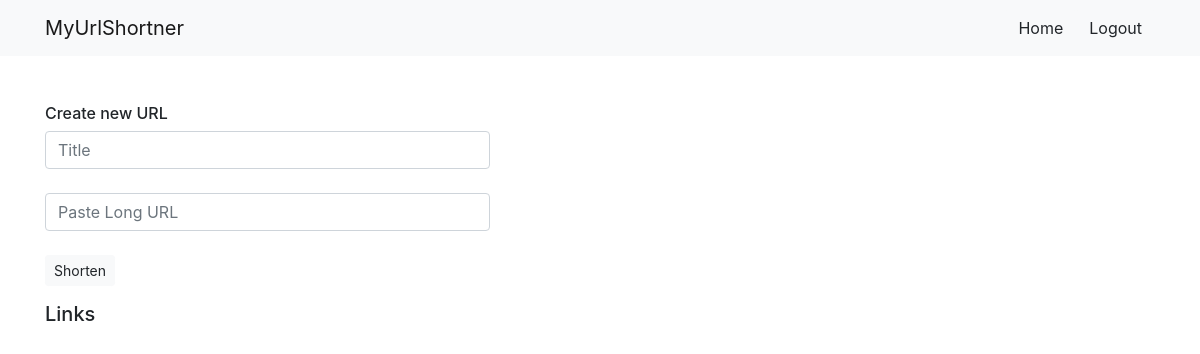
The app's page /dashboard/ (signed in), older data.
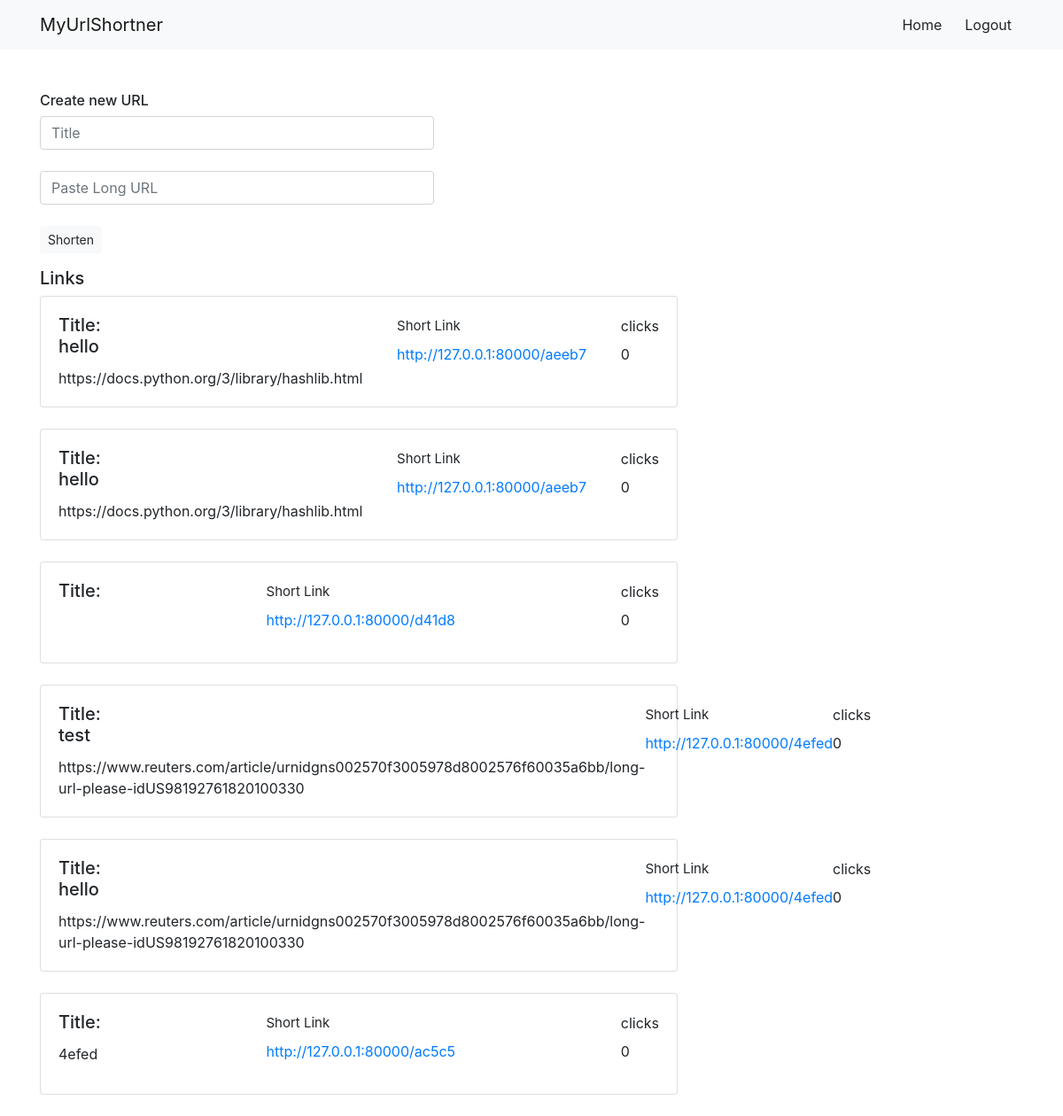
The same page, newer data.
### shorturl/models.py (models this page shows, shortened)
class UrlTable(models.Model):
    title = models.CharField(max_length = 100, null = True, blank = True)
    long_url = models.CharField(max_length=100, null = True, blank=True)
    short_hash = models.CharField(max_length=10, null=True, blank=True)
    user = models.ForeignKey(User, on_delete=models.CASCADE, null=True, blank=True)
    no_clicks = models.IntegerField(default=0, null=True, blank=True)

### shorturl/views.py (the view)
# urls.py: path('dashboard/',dashboard),
def dashboard(request):
    user = request.user
    url_instance = UrlTable.objects.filter(user=user)
    return render(request,"dashboard.html",{"url_instance":url_instance})

### shorturl/templates/dashboard.html (shortened to what this page needs)
{% extends 'base.html' %}
{% block dashboard %}
<div class="container">
    <br><br>
    <div class="row">
        <div class="col-md-5" method="POST">
            <form action="/create_short_url/" method="POST">
                <h6>Create new URL</h6>
                <input type="text" name="title" placeholder="Title" class="form-control">
                <br>
                <input type="text" class="form-control" placeholder="Paste Long URL" name="long_url">
                <br>
                <button type="submit" class="btn btn-light btn-sm" >Shorten</button>
            </form>
        </div>
        <br>
        <br>
        <div class="col-md-8">
            <h5>Links</h5>
            {% for url in url_instance %}
            <div>
                <div class="card" style="width: 45rem;">
                    <div class="card-body">
                        <div style="display: flex; justify-content: space-between;">
                            <div>
                                <h5 class="card-title">Title: <br>{{url.title}}</h5>
                                <p class="card-text">{{url.long_url}}</p>
                            </div>
                            <div>
                            <label style="margin-top: 2px; font-size: 15px;">Short Link</label>
                            <br>
                            <a href="http://127.0.0.1:80000/{{url.short_hash}}" target="blank" style="margin-left: 0px;">http://127.0.0.1:80000/{{url.short_hash}}</a>
                            </div>
                        <div>
                            <label style = "margin-top: 1px;">clicks</label>
                            <br>
                            <p>{{url.no_clicks}}</p>
                        </div>
                        </div>
                    </div>
                </div>
                <br>
                {% endfor %}
            </div>
    </div>
</div>
{% endblock %}

### shorturl/templates/base.html (shortened to what this page needs)
<html>
<head>
    <link rel="stylesheet" href="https://stackpath.bootstrapcdn.com/bootstrap/4.4.1/css/bootstrap.min.css">
</head>
<body>
    <nav class="navbar navbar-expand-lg navbar-light bg-light">
        <div class='container'>
            <a class="navbar-brand" href="/home/">MyUrlShortner</a>
            <div class="collapse navbar-collapse" id="navbarSupportedContent">
                <form class="form-inline my-2 my-lg-0">
                    <a href="/home/" class="btn btn-light">Home</a>
                    {% if user.is_authenticated %}
                    <a href="/signout/" class="btn btn-light">Logout</a> {% else %}
                    <a href="/signin/" class="btn btn-light" style="margin-right: 5px;">Sign In</a>
                    <a href="/signup/" class="btn btn-light">Sign Up</a> {% endif %}
                </form>
            </div>
        </div>
    </nav>
    <div>
        {% block signup %} {% endblock %} {% block dashboard %} {% endblock %}
    </div>
</body>
</html>

### shorturl/templates/base.html (style rules this page uses)
body { font-family: 'Nunito Sans', ; }

Row changes from the older to the newer data that the page shows:
added UrlTable: title "hello", long_url "https://docs.python.org/3/library/hashlib.html", short_hash "aeeb7", no_clicks "0"
added UrlTable: title "hello", long_url "https://docs.python.org/3/library/hashlib.html", short_hash "aeeb7", no_clicks "0"
added UrlTable: short_hash "d41d8", no_clicks "0"
added UrlTable: title "test", long_url "https://www.reuters.com/article/urnidgns002570f3005978d8002576f60035a6bb/long-url-please-idUS98192761820100330", short_hash "4efed", no_clicks "0"
added UrlTable: title "hello", long_url "https://www.reuters.com/article/urnidgns002570f3005978d8002576f60035a6bb/long-url-please-idUS98192761820100330", short_hash "4efed", no_clicks "0"
added UrlTable: long_url "4efed", short_hash "ac5c5", no_clicks "0"
